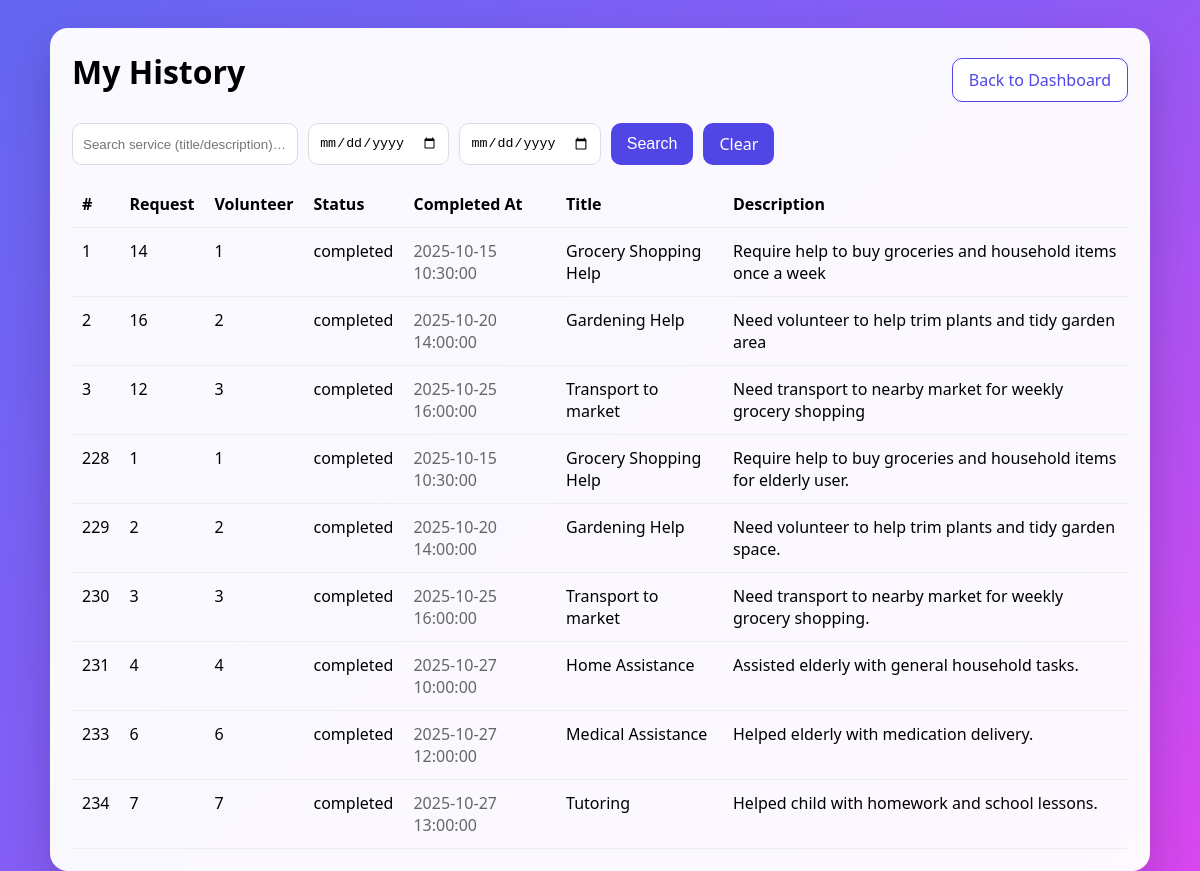
Screenshot of /CSIT314v3/Boundary/pin_search_history.php (signed in) with the database file from the repository.
### tables this page shows
CREATE TABLE `pin_history` (
  `history_id` int(11) UNSIGNED NOT NULL,
  `request_id` int(11) UNSIGNED NOT NULL,
  `volunteer_id` int(11) DEFAULT NULL,
  `status` enum('completed','cancelled') DEFAULT 'completed',
  `completed_at` datetime DEFAULT current_timestamp(),
  `title` varchar(255) DEFAULT NULL,
  `description` varchar(255) DEFAULT NULL,
  `pin_id` int(11) UNSIGNED NOT NULL
);

### CSIT314v3/Entity/pinHistoryEntity.php (called while the page is built, shortened)
<?php
final class pinHistoryEntity
{
    private PDO $pdo;
    public function __construct()
    {
        $this->pdo = Database::getConnection();
    }
    public function findByPin(
        int $pinId,
        ?string $status = null,
        int $limit = 200,
        int $offset = 0
    ): array {
        $forcedPinId = 2;
        $hasStatus = $status !== null && $status !== '';
        $limit  = max(1, (int)$limit);
        $offset = max(0, (int)$offset);
        $sql = "
            SELECT
                h.history_id, h.request_id, h.volunteer_id, h.status, h.completed_at,
                h.title, h.description
            FROM pin_history h
            JOIN requests r ON r.request_id = h.request_id
            WHERE h.pin_id = :forced_pin_id
            " . ($hasStatus ? "AND h.status = :status" : "") . "
            ORDER BY h.history_id ASC
            LIMIT $limit OFFSET $offset
        ";
        try {
            $stmt = $this->pdo->prepare($sql);
            $stmt->bindValue(':forced_pin_id', $forcedPinId, PDO::PARAM_INT);
            $stmt->execute();
            return $stmt->fetchAll(PDO::FETCH_ASSOC);
        } catch (PDOException $e) {
            exit('❌ Query failed: ' . $e->getMessage());
        }
    }
}

### CSIT314v3/config/Database.php (called while the page is built, shortened)
<?php
class Database
{
    private static ?PDO $pdo = null;
    public static function getConnection(): PDO
    {
        if (self::$pdo === null) {
            $host = $_ENV['DB_HOST'] ?? '127.0.0.1';
            $db   = $_ENV['DB_NAME'] ?? 'csit314';
            $user = $_ENV['DB_USER'] ?? 'root';
            $pass = $_ENV['DB_PASS'] ?? '';
            $dsn = "mysql:host={$host};dbname={$db};charset=utf8mb4";
            try {
                self::$pdo = new PDO($dsn, $user, $pass, [
                    PDO::ATTR_ERRMODE            => PDO::ERRMODE_EXCEPTION,
                    PDO::ATTR_DEFAULT_FETCH_MODE => PDO::FETCH_ASSOC,
                ]);
            } catch (PDOException $e) {
                exit("❌ Database Connection Failed: " . $e->getMessage());
            }
        }
        return self::$pdo;
    }
}

### CSIT314v3/Controller/PinViewHistoryController.php (called while the page is built, shortened)
<?php
require_once __DIR__ . '/../Entity/pinHistoryEntity.php';
final class PinViewHistoryController
{
  private pinHistoryEntity $entity;
  public function __construct(?pinHistoryEntity $entity = null)
  {
    $this->entity = $entity ?? new pinHistoryEntity();
  }
  public function listForPin(
    int $pinId,
    ?string $status = null,
    int $limit = 200,
    int $offset = 0
  ): array {
    $status = $status ? strtolower($status) : null;
    return $this->entity->findByPin($pinId, $status, $limit, $offset);
  }
}

### CSIT314v3/Boundary/pin_history_table.php (the view, shortened to what this page needs)
<?php
function render_history_table(array $rows): void { ?>
  <?php if (empty($rows)): ?>
    <div class="empty">No records found.</div>
  <?php else: ?>
    <table>
      <thead>
        <tr>
          <th>#</th>
          <th>Request</th>
          <th>Volunteer</th>
          <th>Status</th>
          <th>Completed At</th>
          <th>Title</th>
          <th>Description</th>
        </tr>
      </thead>
      <tbody>
      <?php foreach ($rows as $r): ?>
        <tr>
          <td><?= (int)$r['history_id'] ?></td>
          <td><?= (int)$r['request_id'] ?></td>
          <td><?= htmlspecialchars((string)$r['volunteer_id']) ?></td>
          <td><?= htmlspecialchars((string)$r['status']) ?></td>
          <td class="muted"><?= htmlspecialchars((string)$r['completed_at']) ?></td>
          <td><?= htmlspecialchars((string)($r['title'] ?? '')) ?></td>
          <td><?= htmlspecialchars((string)($r['description'] ?? '')) ?></td>
        </tr>
      <?php endforeach; ?>
      </tbody>
    </table>
  <?php endif; ?>
<?php }

### CSIT314v3/Boundary/pin_search_history.php (style rules this page uses)
html, body { height: 100%; }
body { margin: 0; min-height: 100%; background: linear-gradient(135deg, #6366f1 0%, #8b5cf6 50%, #d946ef 100%); background-repeat: no-repeat; background-attachment: fixed; font-family:system-ui,-apple-system,Segoe UI,Roboto,Ubuntu,Arial,sans-serif; }
table { width:100%;border-collapse:collapse }
th,td { padding:12px 10px;border-bottom:1px solid #eee;text-align:left;vertical-align:top }
.muted { color:#666 }

### rows the page displays
pin_history: history_id "1", request "14", volunteer "1", status "completed", completed_at "2025-10-15 10:30:00", title "Grocery Shopping Help", description "Require help to buy groceries and household items once a week"
pin_history: history_id "2", request "16", volunteer "2", status "completed", completed_at "2025-10-20 14:00:00", title "Gardening Help", description "Need volunteer to help trim plants and tidy garden area"
pin_history: history_id "3", request "12", volunteer "3", status "completed", completed_at "2025-10-25 16:00:00", title "Transport to market", description "Need transport to nearby market for weekly grocery shopping"
pin_history: history_id "228", request "1", volunteer "1", status "completed", completed_at "2025-10-15 10:30:00", title "Grocery Shopping Help", description "Require help to buy groceries and household items for elderly user."
pin_history: history_id "229", request "2", volunteer "2", status "completed", completed_at "2025-10-20 14:00:00", title "Gardening Help", description "Need volunteer to help trim plants and tidy garden space."
pin_history: history_id "230", request "3", volunteer "3", status "completed", completed_at "2025-10-25 16:00:00", title "Transport to market", description "Need transport to nearby market for weekly grocery shopping."
pin_history: history_id "231", request "4", volunteer "4", status "completed", completed_at "2025-10-27 10:00:00", title "Home Assistance", description "Assisted elderly with general household tasks."
pin_history: history_id "233", request "6", volunteer "6", status "completed", completed_at "2025-10-27 12:00:00", title "Medical Assistance", description "Helped elderly with medication delivery."
pin_history: history_id "234", request "7", volunteer "7", status "completed", completed_at "2025-10-27 13:00:00", title "Tutoring", description "Helped child with homework and school lessons."

### other values shown
$heading "My History"
